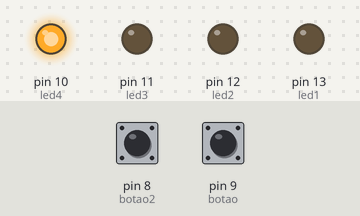
Recording of a sketch running on a simulated Arduino Uno, built with avr-gcc and run on an emulated ATmega328P. Parts: output pins drawn as LEDs (lit = HIGH). Dashed ring = blinking. The inputs (shaded band) are chosen by the test bench; at power-on: pin 9 (botao) LOW, pin 8 (botao2) LOW.

Above: at 2.0 s.
2.1 s: pin 9 (botao) pulled HIGH for 0.75 s
At 2.5 s:
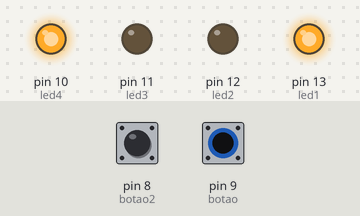
5.3 s: pin 9 (botao) pulled HIGH for 1 s
At 6.4 s:
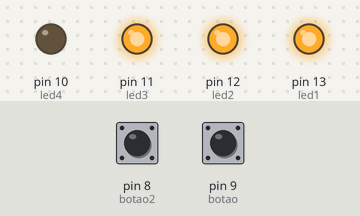
8.5 s: pin 9 (botao) pulled HIGH for 3.2 s
At 9.3 s:
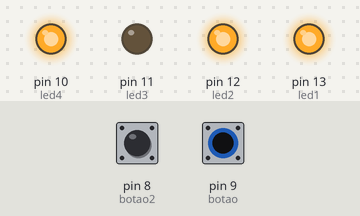
13.9 s: pin 8 (botao2) pulled HIGH for 3.2 s
At 15.5 s:
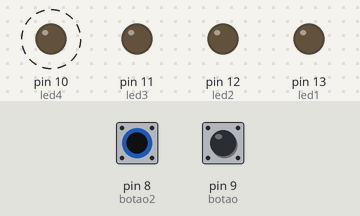
Timing chart, 0 to 19.3 s (numbered marks = the images above; inputs shaded):
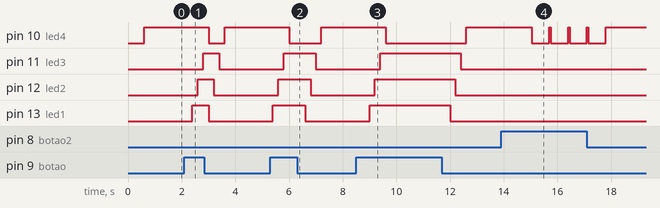

The sketch:

Treino_Programa__o_Arduino.ino
```cpp
int led1 = 13;
int led2 = 12;
int led3 = 11;
int led4 = 10;
int botao = 9;
int botao2 = 8;
int estadobotao = 0;
int estadobotao2 = 0;

void setup () {
 pinMode(13, OUTPUT);
 pinMode(12, OUTPUT);
 pinMode(11, OUTPUT);
 pinMode(10, OUTPUT);
 pinMode(9, INPUT);
 pinMode(8, INPUT);

}

void loop () {
  estadobotao = digitalRead(botao);
  estadobotao2 = digitalRead(botao2);

  if (estadobotao == HIGH){
    digitalWrite (led1, HIGH);
    delay (200);
    digitalWrite (led2, HIGH);
    delay (200);
    digitalWrite (led3, HIGH);
    delay (200);
    digitalWrite (led4, LOW);
  } else {
    digitalWrite (led1, LOW);
    delay (200);
    digitalWrite (led2, LOW);
    delay (200);
    digitalWrite (led3, LOW);
    delay (200);
    digitalWrite (led4, HIGH);
  }

  if (estadobotao2 == HIGH) {
    digitalWrite (led4, HIGH);
    delay (50);
    digitalWrite (led4, LOW);
    delay (50);
  }
}
```

Measured:
- after the input at 2.1 s, pin 10 (led4): HIGH → LOW after 0.90 s, → HIGH 0.60 s later; pin 11 (led3): LOW → HIGH after 0.70 s, → LOW 0.60 s later; pin 12 (led2): LOW → HIGH after 0.50 s, → LOW 0.60 s later; pin 13 (led1): LOW → HIGH after 0.30 s, → LOW 0.60 s later
- after the input at 5.3 s, pin 10 (led4): HIGH → LOW after 0.70 s, → HIGH 1.2 s later; pin 11 (led3): LOW → HIGH after 0.50 s, → LOW 1.2 s later; pin 12 (led2): LOW → HIGH after 0.30 s, → LOW 1.2 s later; pin 13 (led1): LOW → HIGH after 0.10 s, → LOW 1.2 s later
- after the input at 8.5 s, pin 10 (led4): HIGH → LOW after 1.1 s, → HIGH 3.0 s later; pin 11 (led3): LOW → HIGH after 0.90 s, → LOW 3.0 s later; pin 12 (led2): LOW → HIGH after 0.70 s, → LOW 3.0 s later; pin 13 (led1): LOW → HIGH after 0.50 s, → LOW 3.0 s later
- after the input at 13.9 s, pin 10 (led4): alternates HIGH for 0.05 s and LOW for 0.65 s, 8 changes in all, then stays HIGH, starting after 1.2 s
